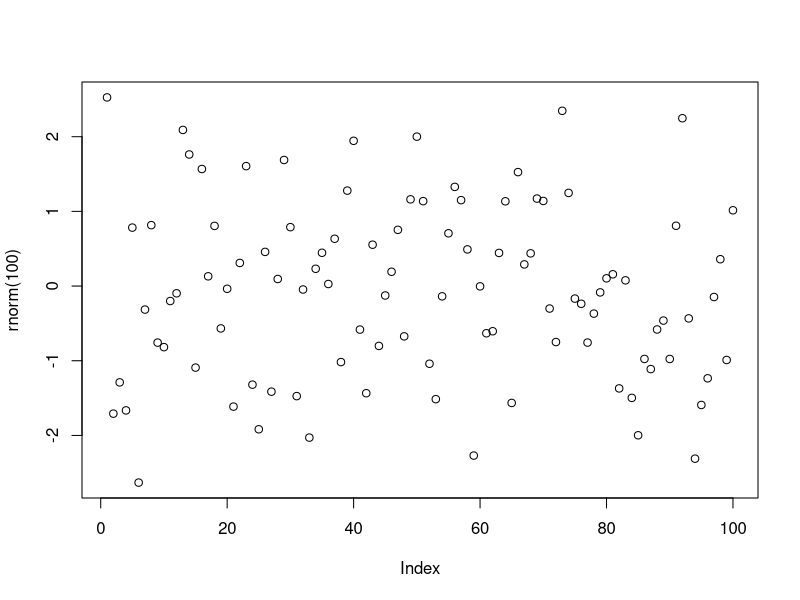
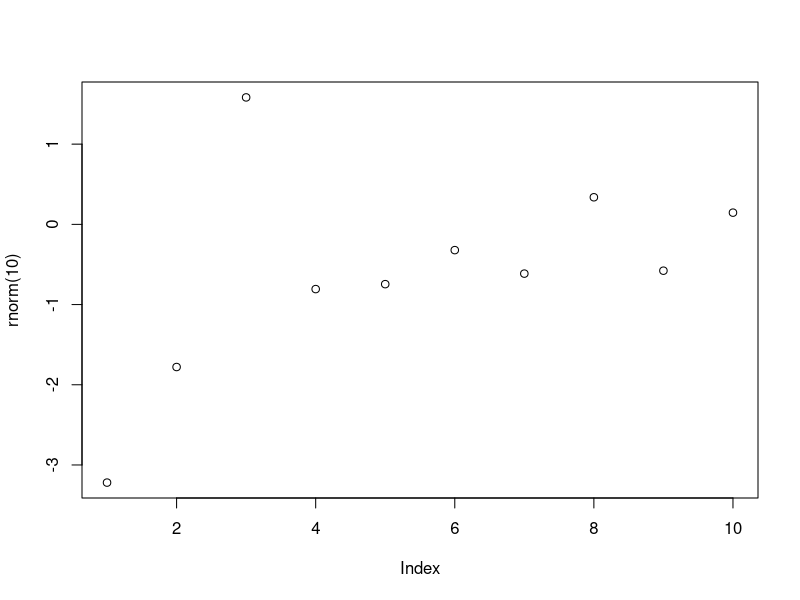
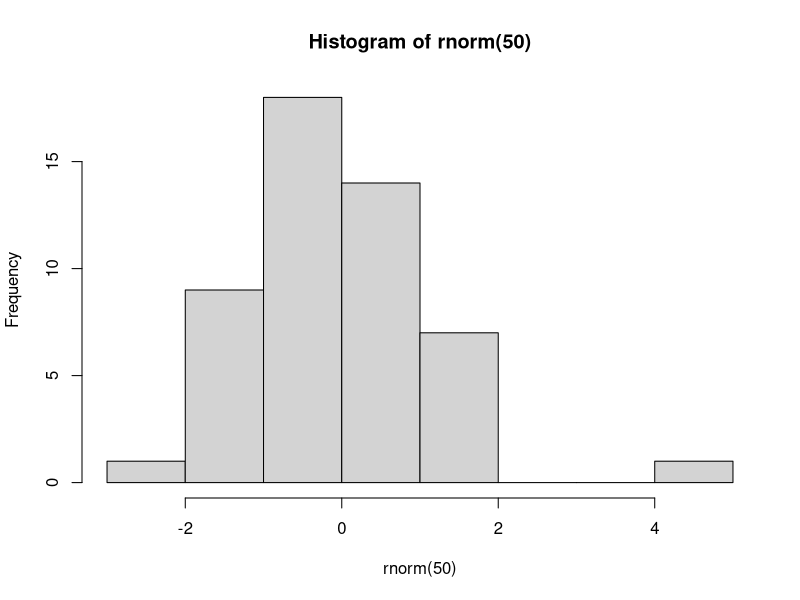

R code for these plots, in order:
## ---- chunk 1
plot(rnorm(100))
## ---- chunk 2
plot(rnorm(10))
## ---- chunk 3
hist(rnorm(50))
